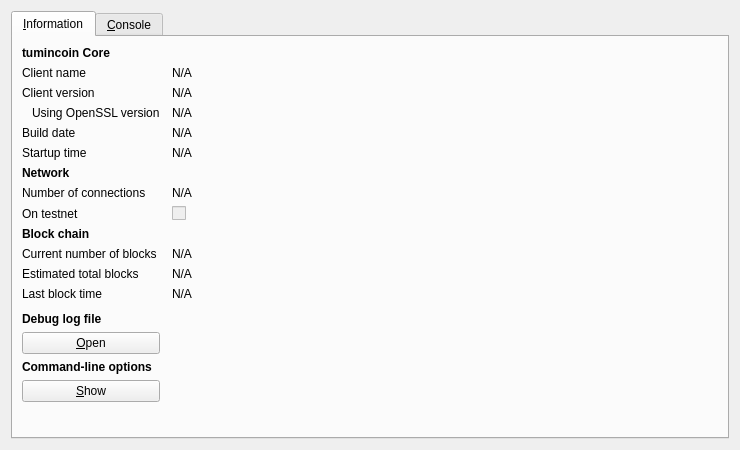
<?xml version="1.0" encoding="UTF-8"?>
<ui version="4.0">
 <class>RPCConsole</class>
 <widget class="QDialog" name="RPCConsole">
  <property name="geometry">
   <rect>
    <x>0</x>
    <y>0</y>
    <width>740</width>
    <height>450</height>
   </rect>
  </property>
  <property name="windowTitle">
   <string>tumincoin - Debug window</string>
  </property>
  <layout class="QVBoxLayout" name="verticalLayout_2">
   <item>
    <widget class="QTabWidget" name="tabWidget">
     <property name="currentIndex">
      <number>0</number>
     </property>
     <widget class="QWidget" name="tab_info">
      <attribute name="title">
       <string>&amp;Information</string>
      </attribute>
      <layout class="QGridLayout" name="gridLayout" columnstretch="0,1">
       <property name="horizontalSpacing">
        <number>12</number>
       </property>
       <item row="0" column="0">
        <widget class="QLabel" name="label_9">
         <property name="font">
          <font>
           <weight>75</weight>
           <bold>true</bold>
          </font>
         </property>
         <property name="text">
          <string>tumincoin Core</string>
         </property>
        </widget>
       </item>
       <item row="1" column="0">
        <widget class="QLabel" name="label_5">
         <property name="text">
          <string>Client name</string>
         </property>
        </widget>
       </item>
       <item row="1" column="1">
        <widget class="QLabel" name="clientName">
         <property name="cursor">
          <cursorShape>IBeamCursor</cursorShape>
         </property>
         <property name="text">
          <string>N/A</string>
         </property>
         <property name="textFormat">
          <enum>Qt::PlainText</enum>
         </property>
         <property name="textInteractionFlags">
          <set>Qt::LinksAccessibleByMouse|Qt::TextSelectableByKeyboard|Qt::TextSelectableByMouse</set>
         </property>
        </widget>
       </item>
       <item row="2" column="0">
        <widget class="QLabel" name="label_6">
         <property name="text">
          <string>Client version</string>
         </property>
        </widget>
       </item>
       <item row="2" column="1">
        <widget class="QLabel" name="clientVersion">
         <property name="cursor">
          <cursorShape>IBeamCursor</cursorShape>
         </property>
         <property name="text">
          <string>N/A</string>
         </property>
         <property name="textFormat">
          <enum>Qt::PlainText</enum>
         </property>
         <property name="textInteractionFlags">
          <set>Qt::LinksAccessibleByMouse|Qt::TextSelectableByKeyboard|Qt::TextSelectableByMouse</set>
         </property>
        </widget>
       </item>
       <item row="3" column="0">
        <widget class="QLabel" name="label_14">
         <property name="text">
          <string>Using OpenSSL version</string>
         </property>
         <property name="indent">
          <number>10</number>
         </property>
        </widget>
       </item>
       <item row="3" column="1">
        <widget class="QLabel" name="openSSLVersion">
         <property name="cursor">
          <cursorShape>IBeamCursor</cursorShape>
         </property>
         <property name="text">
          <string>N/A</string>
         </property>
         <property name="textFormat">
          <enum>Qt::PlainText</enum>
         </property>
         <property name="textInteractionFlags">
          <set>Qt::LinksAccessibleByMouse|Qt::TextSelectableByKeyboard|Qt::TextSelectableByMouse</set>
         </property>
        </widget>
       </item>
       <item row="4" column="0">
        <widget class="QLabel" name="label_12">
         <property name="text">
          <string>Build date</string>
         </property>
        </widget>
       </item>
       <item row="4" column="1">
        <widget class="QLabel" name="buildDate">
         <property name="cursor">
          <cursorShape>IBeamCursor</cursorShape>
         </property>
         <property name="text">
          <string>N/A</string>
         </property>
         <property name="textFormat">
          <enum>Qt::PlainText</enum>
         </property>
         <property name="textInteractionFlags">
          <set>Qt::LinksAccessibleByMouse|Qt::TextSelectableByKeyboard|Qt::TextSelectableByMouse</set>
         </property>
        </widget>
       </item>
       <item row="5" column="0">
        <widget class="QLabel" name="label_13">
         <property name="text">
          <string>Startup time</string>
         </property>
        </widget>
       </item>
       <item row="5" column="1">
        <widget class="QLabel" name="startupTime">
         <property name="cursor">
          <cursorShape>IBeamCursor</cursorShape>
         </property>
         <property name="text">
          <string>N/A</string>
         </property>
         <property name="textFormat">
          <enum>Qt::PlainText</enum>
         </property>
         <property name="textInteractionFlags">
          <set>Qt::LinksAccessibleByMouse|Qt::TextSelectableByKeyboard|Qt::TextSelectableByMouse</set>
         </property>
        </widget>
       </item>
       <item row="6" column="0">
        <widget class="QLabel" name="label_11">
         <property name="font">
          <font>
           <weight>75</weight>
           <bold>true</bold>
          </font>
         </property>
         <property name="text">
          <string>Network</string>
         </property>
        </widget>
       </item>
       <item row="7" column="0">
        <widget class="QLabel" name="label_7">
         <property name="text">
          <string>Number of connections</string>
         </property>
        </widget>
       </item>
       <item row="7" column="1">
        <widget class="QLabel" name="numberOfConnections">
         <property name="cursor">
          <cursorShape>IBeamCursor</cursorShape>
         </property>
         <property name="text">
          <string>N/A</string>
         </property>
         <property name="textFormat">
          <enum>Qt::PlainText</enum>
         </property>
         <property name="textInteractionFlags">
          <set>Qt::LinksAccessibleByMouse|Qt::TextSelectableByKeyboard|Qt::TextSelectableByMouse</set>
         </property>
        </widget>
       </item>
       <item row="8" column="0">
        <widget class="QLabel" name="label_8">
         <property name="text">
          <string>On testnet</string>
         </property>
        </widget>
       </item>
       <item row="8" column="1">
        <widget class="QCheckBox" name="isTestNet">
         <property name="enabled">
          <bool>false</bool>
         </property>
         <property name="text">
          <string/>
         </property>
        </widget>
       </item>
       <item row="9" column="0">
        <widget class="QLabel" name="label_10">
         <property name="font">
          <font>
           <weight>75</weight>
           <bold>true</bold>
          </font>
         </property>
         <property name="text">
          <string>Block chain</string>
         </property>
        </widget>
       </item>
       <item row="10" column="0">
        <widget class="QLabel" name="label_3">
         <property name="text">
          <string>Current number of blocks</string>
         </property>
        </widget>
       </item>
       <item row="10" column="1">
        <widget class="QLabel" name="numberOfBlocks">
         <property name="cursor">
          <cursorShape>IBeamCursor</cursorShape>
         </property>
         <property name="text">
          <string>N/A</string>
         </property>
         <property name="textFormat">
          <enum>Qt::PlainText</enum>
         </property>
         <property name="textInteractionFlags">
          <set>Qt::LinksAccessibleByMouse|Qt::TextSelectableByKeyboard|Qt::TextSelectableByMouse</set>
         </property>
        </widget>
       </item>
       <item row="11" column="0">
        <widget class="QLabel" name="label_4">
         <property name="text">
          <string>Estimated total blocks</string>
         </property>
        </widget>
       </item>
       <item row="11" column="1">
        <widget class="QLabel" name="totalBlocks">
         <property name="cursor">
          <cursorShape>IBeamCursor</cursorShape>
         </property>
         <property name="text">
          <string>N/A</string>
         </property>
         <property name="textFormat">
          <enum>Qt::PlainText</enum>
         </property>
         <property name="textInteractionFlags">
          <set>Qt::LinksAccessibleByMouse|Qt::TextSelectableByKeyboard|Qt::TextSelectableByMouse</set>
         </property>
        </widget>
       </item>
       <item row="12" column="0">
        <widget class="QLabel" name="label_2">
         <property name="text">
          <string>Last block time</string>
         </property>
        </widget>
       </item>
       <item row="12" column="1">
        <widget class="QLabel" name="lastBlockTime">
         <property name="cursor">
          <cursorShape>IBeamCursor</cursorShape>
         </property>
         <property name="text">
          <string>N/A</string>
         </property>
         <property name="textFormat">
          <enum>Qt::PlainText</enum>
         </property>
         <property name="textInteractionFlags">
          <set>Qt::LinksAccessibleByMouse|Qt::TextSelectableByKeyboard|Qt::TextSelectableByMouse</set>
         </property>
        </widget>
       </item>
       <item row="13" column="0">
        <spacer name="verticalSpacer_2">
         <property name="orientation">
          <enum>Qt::Vertical</enum>
         </property>
         <property name="sizeHint" stdset="0">
          <size>
           <width>20</width>
           <height>20</height>
          </size>
         </property>
        </spacer>
       </item>
       <item row="14" column="0">
        <widget class="QLabel" name="labelDebugLogfile">
         <property name="font">
          <font>
           <weight>75</weight>
           <bold>true</bold>
          </font>
         </property>
         <property name="text">
          <string>Debug log file</string>
         </property>
        </widget>
       </item>
       <item row="15" column="0">
        <widget class="QPushButton" name="openDebugLogfileButton">
         <property name="toolTip">
          <string>Open the tumincoin debug log file from the current data directory. This can take a few seconds for large log files.</string>
         </property>
         <property name="text">
          <string>&amp;Open</string>
         </property>
         <property name="autoDefault">
          <bool>false</bool>
         </property>
        </widget>
       </item>
       <item row="16" column="0">
        <widget class="QLabel" name="labelCLOptions">
         <property name="font">
          <font>
           <weight>75</weight>
           <bold>true</bold>
          </font>
         </property>
         <property name="text">
          <string>Command-line options</string>
         </property>
        </widget>
       </item>
       <item row="17" column="0">
        <widget class="QPushButton" name="showCLOptionsButton">
         <property name="toolTip">
          <string>Show the tumincoin-Qt help message to get a list with possible tumincoin command-line options.</string>
         </property>
         <property name="text">
          <string>&amp;Show</string>
         </property>
         <property name="autoDefault">
          <bool>false</bool>
         </property>
        </widget>
       </item>
       <item row="18" column="0">
        <spacer name="verticalSpacer">
         <property name="orientation">
          <enum>Qt::Vertical</enum>
         </property>
         <property name="sizeHint" stdset="0">
          <size>
           <width>20</width>
           <height>40</height>
          </size>
         </property>
        </spacer>
       </item>
      </layout>
     </widget>
     <widget class="QWidget" name="tab_console">
      <attribute name="title">
       <string>&amp;Console</string>
      </attribute>
      <layout class="QVBoxLayout" name="verticalLayout_3">
       <property name="spacing">
        <number>3</number>
       </property>
       <item>
        <widget class="QTextEdit" name="messagesWidget">
         <property name="minimumSize">
          <size>
           <width>0</width>
           <height>100</height>
          </size>
         </property>
         <property name="readOnly">
          <bool>true</bool>
         </property>
         <property name="tabKeyNavigation" stdset="0">
          <bool>false</bool>
         </property>
         <property name="columnCount" stdset="0">
          <number>2</number>
         </property>
        </widget>
       </item>
       <item>
        <layout class="QHBoxLayout" name="horizontalLayout">
         <property name="spacing">
          <number>3</number>
         </property>
         <item>
          <widget class="QLabel" name="label">
           <property name="text">
            <string notr="true">&gt;</string>
           </property>
          </widget>
         </item>
         <item>
          <widget class="QLineEdit" name="lineEdit"/>
         </item>
         <item>
          <widget class="QPushButton" name="clearButton">
           <property name="maximumSize">
            <size>
             <width>24</width>
             <height>24</height>
            </size>
           </property>
           <property name="toolTip">
            <string>Clear console</string>
           </property>
           <property name="text">
            <string/>
           </property>
           <property name="icon">
            <iconset resource="../bitcoin.qrc">
             <normaloff>:/icons/remove</normaloff>:/icons/remove</iconset>
           </property>
           <property name="shortcut">
            <string notr="true">Ctrl+L</string>
           </property>
           <property name="autoDefault">
            <bool>false</bool>
           </property>
          </widget>
         </item>
        </layout>
       </item>
      </layout>
     </widget>
    </widget>
   </item>
  </layout>
 </widget>
 <resources>
  <include location="../bitcoin.qrc"/>
 </resources>
 <connections/>
</ui>
